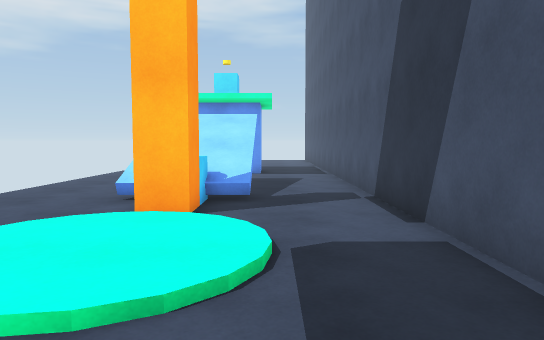
[1] (above)

14 first-person views from a walk through a Unity game level. The camera is 1.3 m above the floor, tilts 4° down and sees 70° across. The floor is counted in squares, 1 m on a side. Each view is taken from the middle of a square. On the plan, view 1 faces up. The plan holds only what a view shows up to about 16 squares ahead; the rest is blank. The place goes on beyond the plan.

[2]
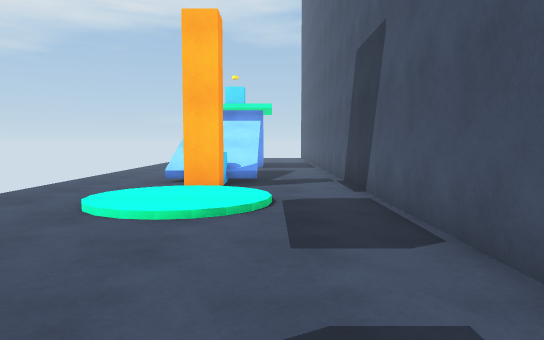

[3]
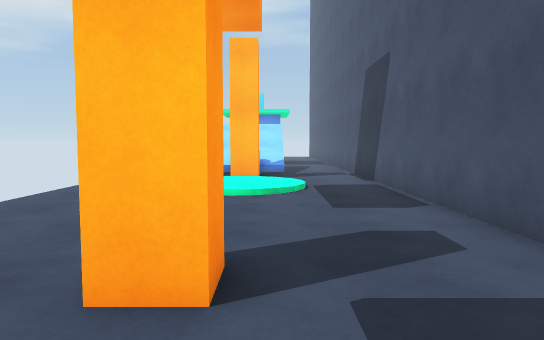

[4]
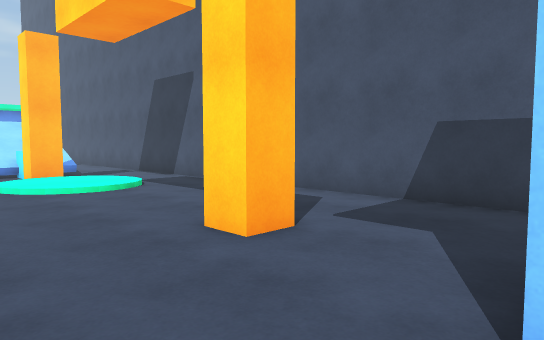

[5]
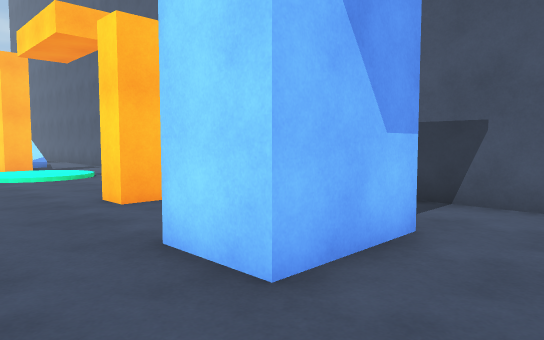

[6]
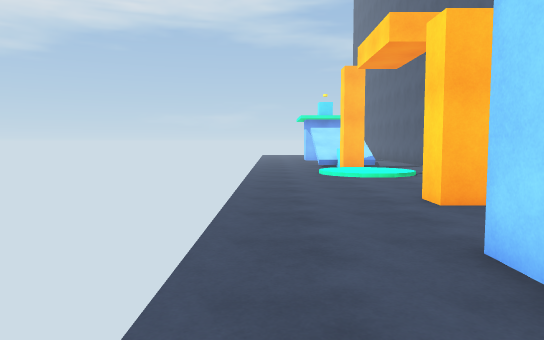

[7]
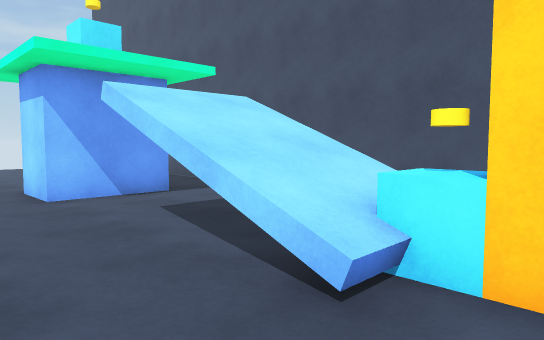

[8]
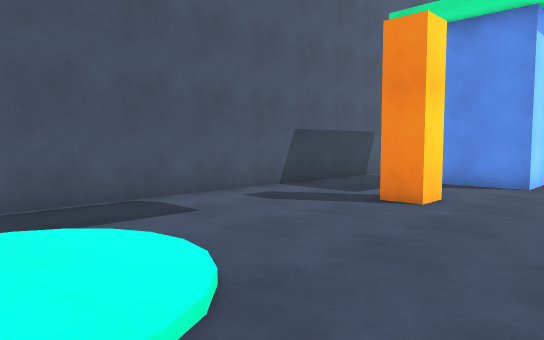

[9]
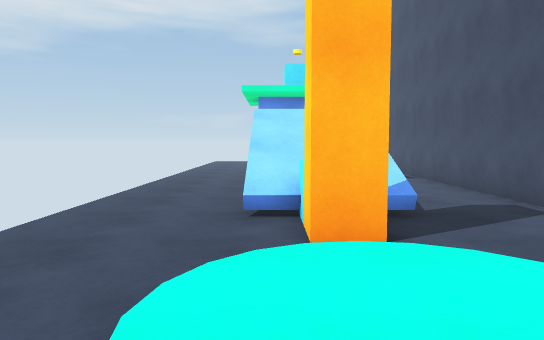

[10]
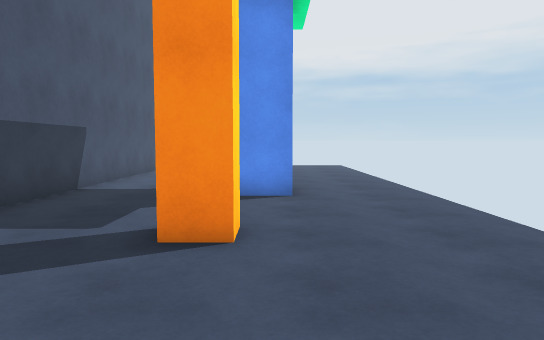

[11]
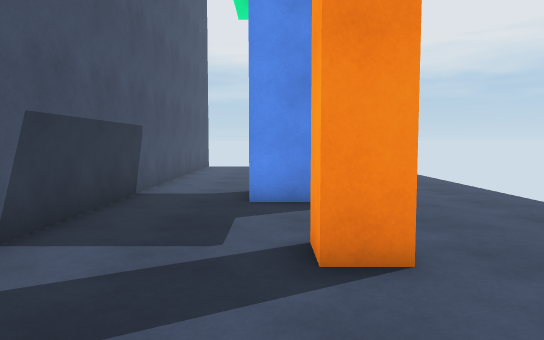

[12]
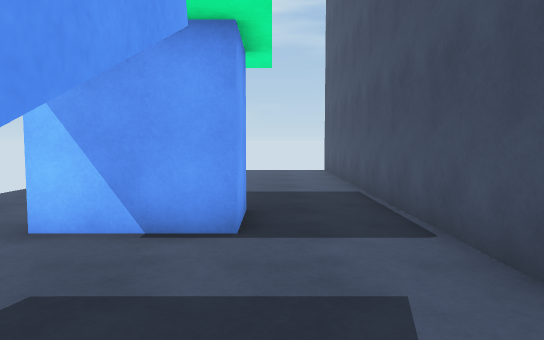

[13]
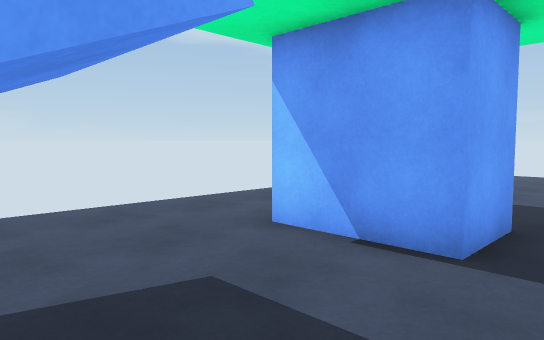

[14]
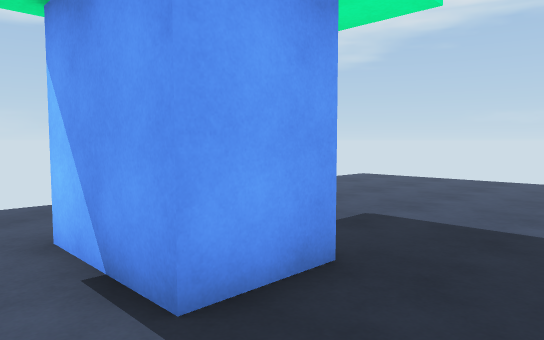

### Floor plan
Key: @ floor where view 1 was taken; # wall or solid block; . main floor; : floor 0.25 m higher than the main floor; / step, stairs or slope; O other object.
Columns run from 6 left of view 1 to 3 right of it. Each row starts with its distance up from view 1.
 29 ......
 28 .......
 27 .........#
 26 .........#
 25  ........#
 24   .......#
 23   .......#
 22    ......#
 21    ......#
 20   .......#
 19 .... ....#
 18 ...###...#
 17 ...###...#
 16 .........#
 15 .........#
 14 .........#
 13 .../. ...#
 12 ...///...#
 11 ...///...#
 10 ...///...#
  9 .../O/...#
  8 ....O....#
  7 .........#
  6 .../:/...#
  5 ../:::/..#
  4 ../:::/..#
  3 .../:/...#
  2 .........#
  1 .........#
  0 ......@..#
 -1 .........#
 -2 .........#
 -3 ....O....#
 -4 ....O....#
 -5 .........#
 -6 .........#
 -7 .........#
 -8 ...###...#
 -9 ...###...#
-10 .........#
-11 .........#
-12 ...   ...#
-13 ...   ...#
-14 ...   ...#
-15       ...#

Positions as (right, up) in squares from view 1, and headings:
1: (0, 0), facing up
2: (0, -4), facing up
3: (-1, -7), facing up
4: (-6, -8), facing up-right
5: (-6, -12), facing up-right
6: (-6, -12), facing up
7: (-6, 7), facing up-right
8: (-6, 5), facing down-right
9: (-3, 2), facing up
10: (-3, 2), facing down
11: (-1, 1), facing down
12: (0, 11), facing up
13: (1, 12), facing up-left
14: (2, 15), facing up-left
